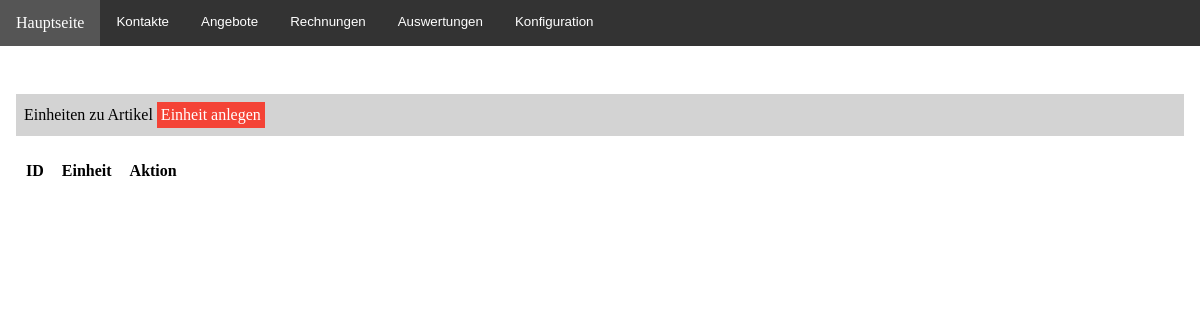
The app's page /config/einheiten.php, older data.
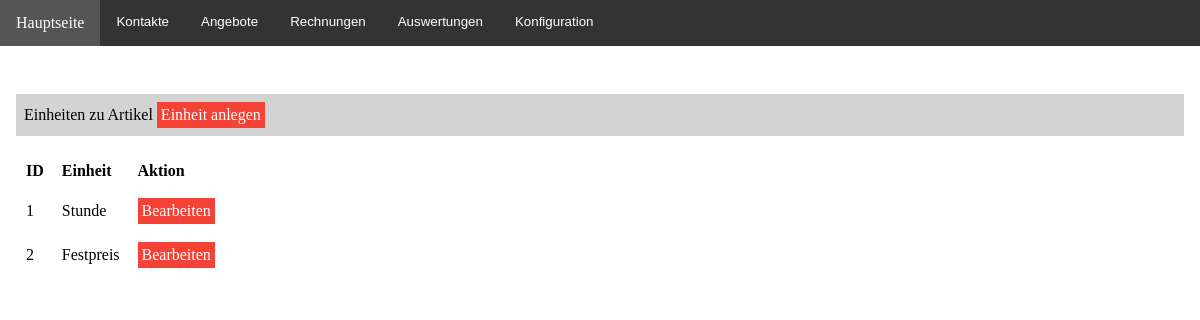
The same page, newer data.
### tables this page shows
CREATE TABLE `einheiten` (
  `id_einheit` int NOT NULL,
  `einheit` varchar(15) DEFAULT NULL
);

### config/einheiten.php (the view, shortened to what this page needs)
<!DOCTYPE html>
<html lang="de">
<head>
<link rel="stylesheet" href="../css/style.css" />
</head>
<body>
<?php
include("../include/menu.php");
@require_once("../include/config.inc.php");
?>
<div class="table">
<p class="header">Einheiten zu Artikel
	<a class="btn" href="einheiten_bearbeiten.php?action=n">Einheit anlegen</a>
</p>
<table>
  <thead>
    <tr>
	 <th>ID</th>
     <th>Einheit</th>
     <th>Aktion</th>
    </tr>
  </thead>
  <tbody>
<?php
if ($stmt2 = $mysqli -> prepare("SELECT id_einheit, einheit FROM einheiten ORDER BY id_einheit")) {
  $stmt2 -> execute();
  $stmt2 -> bind_result($id, $einheit);
  while ($stmt2 -> fetch()){
    ?>
    <tr>
    <td><?=$id;?></td>
    <td><?=$einheit;?></td>
    <td><a class="btn" href="einheiten_bearbeiten.php?id=<?=$id;?>&action=e">Bearbeiten</a></td>
    </tr>
    <?php
  }
}
?>
</tbody>
</table>
</div>
</body>
</html>

### include/menu.php (shortened to what this page needs)
<div class="topnav" id="myTopnav">
<a href="<?=$_SESSION['root_path'];?>/index.php">Hauptseite</a>
<div class="dropdown">
  <button class="dropbtn">Kontakte</button>
</div>
<div class="dropdown">
  <button class="dropbtn">Angebote</button>
</div>
<div class="dropdown">
  <button class="dropbtn">Rechnungen</button>
</div>
<div class="dropdown">
  <button class="dropbtn">Auswertungen</button>
</div>
<div class="dropdown">
  <button class="dropbtn">Konfiguration</button>
</div>
</div>

### css/style.css (style rules this page uses)
body { margin:0 }
.topnav { overflow: hidden; background-color: #333; }
.topnav a { float: left; display: block; color: #f2f2f2; text-align: center; padding: 14px 16px; text-decoration: none; }
.dropdown { float: left; overflow: hidden; }
.dropdown .dropbtn { border: none; outline: none; color: white; padding: 14px 16px; background-color: inherit; margin: 0; }
.table { padding: 1em; margin-top: 1em; }
.table th { padding: 0.5em; text-align: left; }
.table td { padding: 0.5em; text-align: left; }
.header { background-color: lightgrey; padding: 0.5em; }
.btn { background-color: #f44336; color: white; padding: 0.25em; text-align: center; text-decoration: none; display: inline-block; }

Row changes from the older to the newer data that the page shows:
added einheiten: id_einheit "1", einheit "Stunde"
added einheiten: id_einheit "2", einheit "Festpreis"
